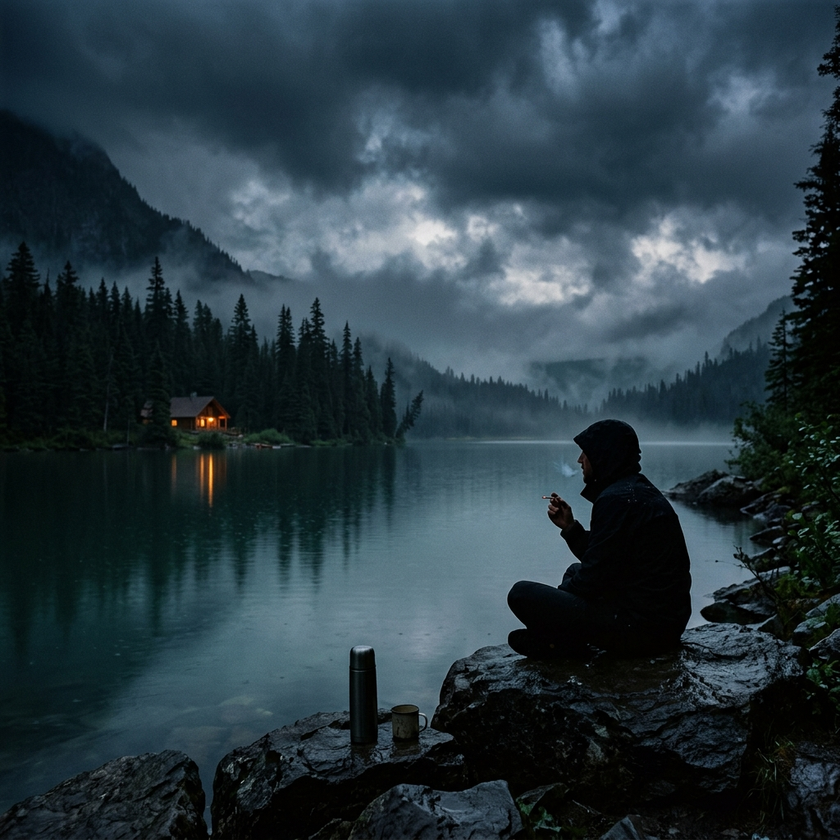
#> input picture assets/images/lake_guy.png, 840 x 840 px, shrunk from 1024 x 1024 before the run, found by its file name
$ python draw_detailed_crop.py
#> lines starting #> are read from the running program, lines starting #| are printed output that depends on the picture
from PIL import Image, ImageDraw

# Load the background image
img = Image.open('c:/laragon/www/my_vibe/assets/images/lake_guy.png').convert('RGB')
#> img is the input picture: PIL image 840x840 RGB; mean R, G, B 41.6, 58.4, 66.7
w, h = img.size
#> w = 840; h = 840

# Let's crop from x: 55% to 75%, y: 50% to 70%
pct_x1, pct_x2 = 55, 75
pct_y1, pct_y2 = 50, 70

x1 = int(w * pct_x1 / 100)
#> x1 = 462
x2 = int(w * pct_x2 / 100)
#> x2 = 630
y1 = int(h * pct_y1 / 100)
#> y1 = 420
y2 = int(h * pct_y2 / 100)
#> y2 = 588

crop = img.crop((x1, y1, x2, y2))
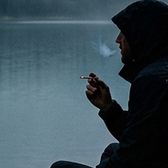
#> crop: PIL image 168x168 RGB; mean R, G, B 58.9, 77.4, 86.2
crop_w, crop_h = crop.size
#> crop_w = 168; crop_h = 168

# Draw grid on the cropped image
draw = ImageDraw.Draw(crop)

# We want grid lines every 1% of the original image
for pct_x in range(pct_x1, pct_x2 + 1):
    # Calculate x in crop coordinates
    cx = int(w * pct_x / 100) - x1
    color = (255, 0, 0) if pct_x % 5 == 0 else (100, 100, 100)
    width = 2 if pct_x % 5 == 0 else 1
    draw.line([(cx, 0), (cx, crop_h)], fill=color, width=width)
    if pct_x % 2 == 0:
        draw.text((cx + 2, 5), f"{pct_x}%", fill=(255, 255, 0))

for pct_y in range(pct_y1, pct_y2 + 1):
    # Calculate y in crop coordinates
    cy = int(h * pct_y / 100) - y1
    color = (255, 0, 0) if pct_y % 5 == 0 else (100, 100, 100)
    width = 2 if pct_y % 5 == 0 else 1
    draw.line([(0, cy), (crop_w, cy)], fill=color, width=width)
    if pct_y % 2 == 0:
        draw.text((5, cy + 2), f"{pct_y}%", fill=(255, 255, 0))

# Save the detailed crop to the artifacts folder so we can reference it
dest_path = 'C:/Users/LENOVO/.gemini/antigravity-ide/brain/70d14234-39af-44f8-a996-b4b7f4ef5622/lake_guy_detailed_grid.png'
crop.save(dest_path)
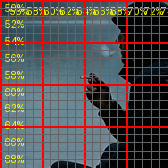
#> saved as lake_guy_detailed_grid.png: PIL image 168x168 RGB; mean R, G, B 88.3, 78.5, 77.5
print(f"Saved detailed grid image to {dest_path}")

$ run again, with assets/images/rainy_forest.jpg saved as assets/images/lake_guy.png
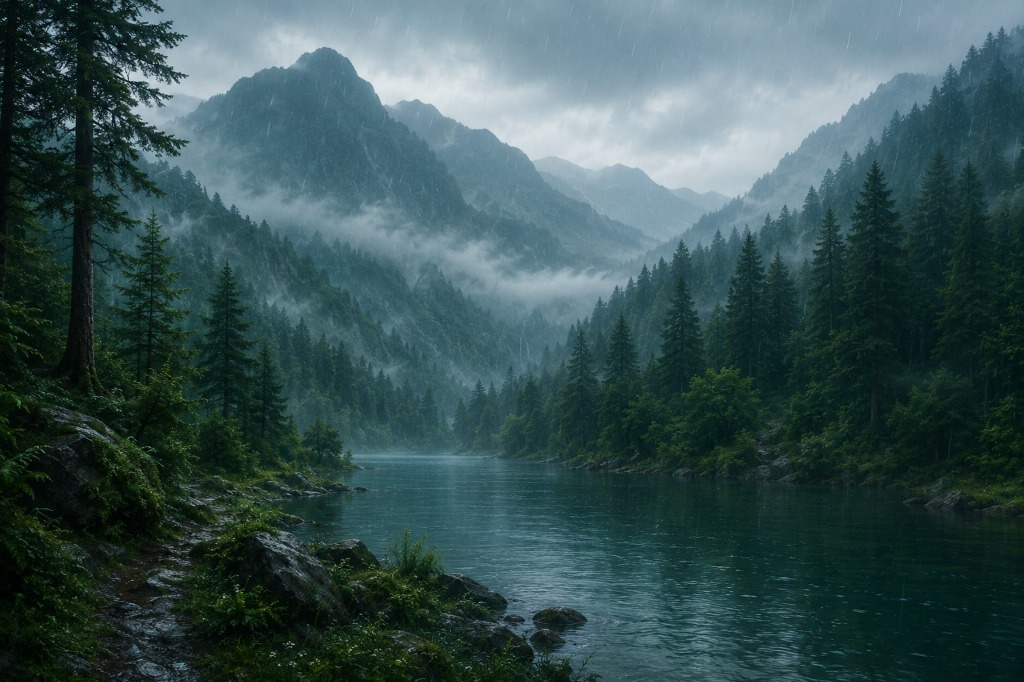
#> input picture assets/images/rainy_forest.jpg, 1024 x 682 px, found by its file name
#> img is the input picture: PIL image 1024x682 RGB; mean R, G, B 56.5, 82.1, 83.3
#> `crop = img.crop((x1, y1, x2, y2))`:
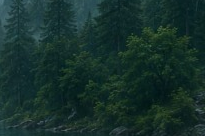
#> crop: PIL image 205x136 RGB; mean R, G, B 22.2, 48.4, 43.3
#> `crop.save(dest_path)`:
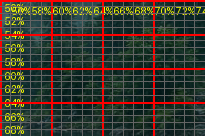
#> saved as lake_guy_detailed_grid.png: PIL image 205x136 RGB; mean R, G, B 64.1, 59.1, 47.9
